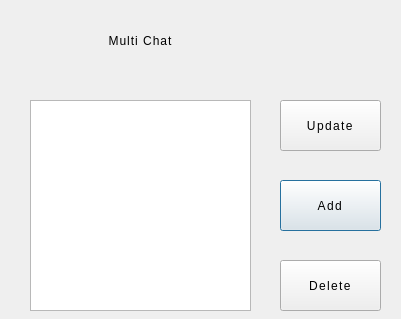
<?xml version="1.0" encoding="UTF-8"?>
<ui version="4.0">
 <class>BlackWordsDialog</class>
 <widget class="QDialog" name="BlackWordsDialog">
  <property name="geometry">
   <rect>
    <x>0</x>
    <y>0</y>
    <width>401</width>
    <height>319</height>
   </rect>
  </property>
  <property name="windowTitle">
   <string>Multi Chat</string>
  </property>
  <property name="styleSheet">
   <string notr="true">QDialog {
background-color: '#0d3d4c';
}</string>
  </property>
  <widget class="QLabel" name="lineLabel">
   <property name="geometry">
    <rect>
     <x>40</x>
     <y>70</y>
     <width>201</width>
     <height>4</height>
    </rect>
   </property>
   <property name="styleSheet">
    <string notr="true">QLabel {
	background-color: '#101014';
	border-radius: 2px;
}</string>
   </property>
   <property name="text">
    <string/>
   </property>
  </widget>
  <widget class="QLabel" name="titleLabel">
   <property name="geometry">
    <rect>
     <x>30</x>
     <y>20</y>
     <width>221</width>
     <height>41</height>
    </rect>
   </property>
   <property name="styleSheet">
    <string notr="true">QLabel {
	font: 700 30pt &quot;Yu Gothic UI&quot;;
	letter-spacing: 1px;
	color: '#e3e3e3';
}</string>
   </property>
   <property name="text">
    <string>Multi Chat</string>
   </property>
   <property name="alignment">
    <set>Qt::AlignCenter</set>
   </property>
  </widget>
  <widget class="QTableView" name="blackWordsTable">
   <property name="geometry">
    <rect>
     <x>30</x>
     <y>100</y>
     <width>221</width>
     <height>211</height>
    </rect>
   </property>
   <property name="focusPolicy">
    <enum>Qt::ClickFocus</enum>
   </property>
   <property name="styleSheet">
    <string notr="true">QTableView {
background-color: '#0d3d4c';
border: 5px solid  '#101014';
gridline-color:  '#1a1818';
selection-background-color: rgb(84, 13, 43);
letter-spacing: 1.1px;
font: 700 15pt &quot;Yu Gothic UI&quot;;
}
QHeaderView::section {
border-color:  '#101014';
color: '#e3e3e3';
font: 700 19pt &quot;Yu Gothic UI&quot;;
background-color: '#0d3d4c';
height: 65px;
}

QTableView::item{
background-color: '#0d3d4c';
color: '#e3e3e3';
font: 700 15pt &quot;Yu Gothic UI&quot;;
}

QTableView::item:selected {
background-color: rgb(102, 16, 53);
}</string>
   </property>
   <property name="verticalScrollBarPolicy">
    <enum>Qt::ScrollBarAlwaysOff</enum>
   </property>
   <property name="horizontalScrollBarPolicy">
    <enum>Qt::ScrollBarAlwaysOff</enum>
   </property>
   <property name="sizeAdjustPolicy">
    <enum>QAbstractScrollArea::AdjustToContents</enum>
   </property>
   <property name="editTriggers">
    <set>QAbstractItemView::NoEditTriggers</set>
   </property>
   <property name="gridStyle">
    <enum>Qt::SolidLine</enum>
   </property>
   <attribute name="verticalHeaderVisible">
    <bool>true</bool>
   </attribute>
  </widget>
  <widget class="QPushButton" name="addWord">
   <property name="geometry">
    <rect>
     <x>280</x>
     <y>180</y>
     <width>101</width>
     <height>51</height>
    </rect>
   </property>
   <property name="styleSheet">
    <string notr="true">QPushButton {
	border: 4px solid '#101014';
	font: 700 14pt &quot;Yu Gothic UI&quot;;
	letter-spacing: 1.4px;
	color: '#e3e3e3';
}

QPushButton::hover {
	background-color: '#0c2f3a';
}</string>
   </property>
   <property name="text">
    <string>Add</string>
   </property>
  </widget>
  <widget class="QPushButton" name="updtWord">
   <property name="geometry">
    <rect>
     <x>280</x>
     <y>100</y>
     <width>101</width>
     <height>51</height>
    </rect>
   </property>
   <property name="styleSheet">
    <string notr="true">QPushButton {
	border: 4px solid '#101014';
	font: 700 14pt &quot;Yu Gothic UI&quot;;
	letter-spacing: 1.4px;
	color: '#e3e3e3';
}

QPushButton::hover {
	background-color: '#0c2f3a';
}</string>
   </property>
   <property name="text">
    <string>Update</string>
   </property>
  </widget>
  <widget class="QPushButton" name="deleteWord">
   <property name="geometry">
    <rect>
     <x>280</x>
     <y>260</y>
     <width>101</width>
     <height>51</height>
    </rect>
   </property>
   <property name="styleSheet">
    <string notr="true">QPushButton {
	border: 4px solid '#101014';
	font: 700 14pt &quot;Yu Gothic UI&quot;;
	letter-spacing: 1.4px;
	color: '#e3e3e3';
}

QPushButton::hover {
	background-color: '#0c2f3a';
}</string>
   </property>
   <property name="text">
    <string>Delete</string>
   </property>
  </widget>
 </widget>
 <resources/>
 <connections/>
</ui>
